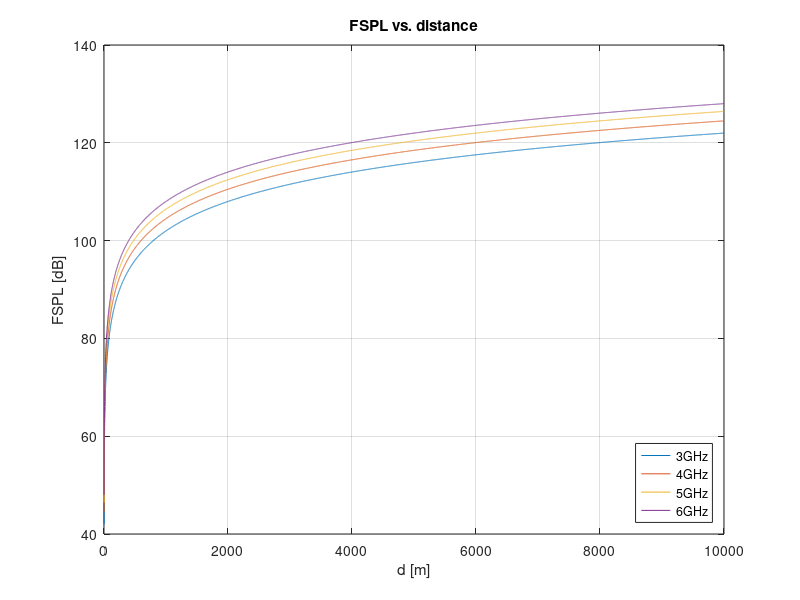

Here is the MATLAB script that generated this plot:
close all;
clc;
clear all;

PLF = 1;
G_R = 1;
G_T = 1;

c = 3E8;


d = 1:1:1E4;

for f_c = 3000:1000:6000

    lambda = c/(f_c * 1E6);
    
    FSPL = ((4*pi*d).^2)/(lambda^2*PLF*G_T*G_R);
    
    figure(1)
    plot(d, 10*log10(FSPL));
    xlabel("d [m]");
    ylabel("FSPL [dB]");
    title("FSPL vs. distance")
    grid on
    hold on
end
hold off
legend("3GHz", "4GHz", "5GHz", "6GHz", "Location","southeast");

%Skal måske lave det sådan man kan se hvordan ændring i polarisering og
%gain spiller rolle her.

